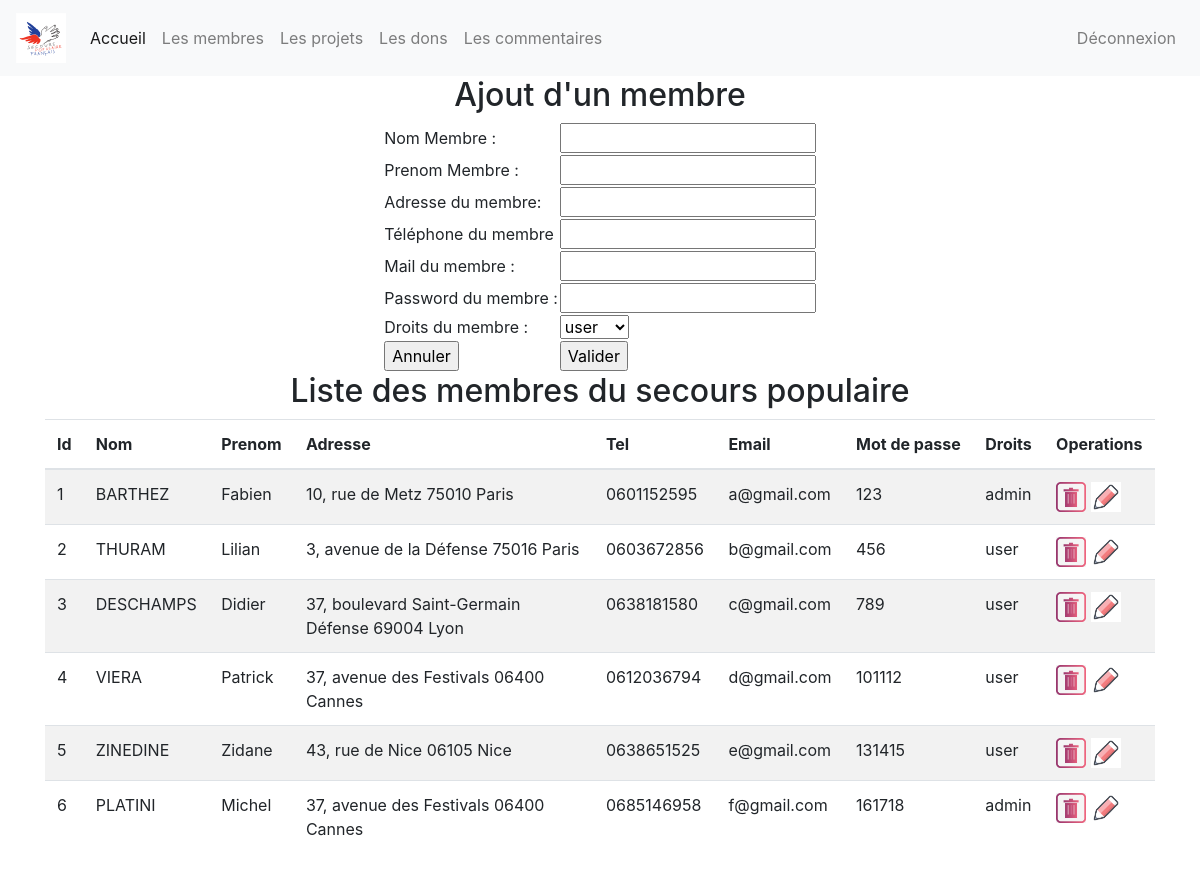
The app's page /index.php?page=1 (signed in) with its own data.
### tables this page shows
create table membre (
	idmembre int(3) not null auto_increment, 
	nom varchar(50),
	prenom varchar(50),
	adresse varchar(50),
	tel varchar(20),
	email varchar(100), 
	mdp varchar(255),
	droits enum("admin", "user"),
	primary key(idmembre)
);

### controleur/controleur.class.php (called while the page is built, shortened)
<?php
	require_once ("modele/modele.class.php");
	class Controleur {
		private $unModele ;
		public function   __construct ($serveur, $bdd, $user, $mdp){
			$this->unModele = new Modele ($serveur, $bdd, $user, $mdp);
		}
		public function setTable ($uneTable)
		{
			$this->unModele->setTable($uneTable);
		}
		public function selectAll ($tab)
		{
			$lesResultats = $this->unModele->selectAll($tab);
			return $lesResultats;
		}
	}
?>

### modele/modele.class.php (called while the page is built, shortened)
<?php
	class Modele {
		private $unPdo , $uneTable;
		public function   __construct ($serveur, $bdd, $user, $mdp)
		{
			$this->unPdo =null;
			try{
		$this->unPdo = new PDO ("mysql:host=".$serveur.";dbname=".$bdd, $user, $mdp);
			}
			catch (PDOException $exp){
				echo "Erreur de connexion au serveur : ".$serveur."/".$bdd ;
			}
		}
		public function setTable ($uneTable)
		{
			$this->uneTable = $uneTable;
		}
		public function selectAll ($tab) {
			if ($this->unPdo != null){
				$chaine = implode(", ", $tab);
				$requete = "select ".$chaine." from " .$this->uneTable. " ; ";
				$select = $this->unPdo->prepare ($requete);
				$select->execute ();
				return $select->fetchAll();
			} else {
				return null;
			}
		}
	}
?>

### vue/vue_membre.php (the view)
<div class='container'>
	<h2> Liste des membres du secours populaire </h2>
	<table class="table table-striped">
		<thead>
			<tr >
				<th> Id </th>
				<th> Nom </th> <th> Prenom</th>
				<th> Adresse</th> <th> Tel</th>
				<th> Email </th> <th> Mot de passe </th> <th> Droits </th>
				<th>Operations</th>
			</tr>
		</thead>
		<tbody>
			<?php
			foreach ($lesMembres as $unMembre) {
				echo "<tr>
						<td>".$unMembre['idmembre']." </td>
						<td>".$unMembre['nom']." </td>
						<td>".$unMembre['prenom']." </td>
						<td width='300'>".$unMembre['adresse']." </td>
						<td>".$unMembre['tel']." </td>
						<td>".$unMembre['email']." </td>
						<td>".$unMembre['mdp']." </td>
						<td>".$unMembre['droits']."</td>
						<td>
							<a href='index.php?page=1&action=sup&idmembre=".$unMembre['idmembre']."'>
							<img src ='images/sup.jpg' height='30' witdh='30'> </a>
							<a href='index.php?page=1&action=edit&idmembre=".$unMembre['idmembre']."'>
							<img src ='images/edit.png' height='30' witdh='30'> </a>
							</td>
					</tr>";
			}
			?>
		</tbody>
	</table>
</div>

### index.php (shortened to what this page needs)
<?php
	require_once ("controleur/controleur.class.php");
	require_once ("conf/config.ini");
	$unControleur = new Controleur($serveur, $bdd, $user, $mdp);
?>
<!DOCTYPE html>
<html lang="fr">
<head>
        <link rel="stylesheet" href="https://stackpath.bootstrapcdn.com/bootstrap/4.1.3/css/bootstrap.min.css">
</head>
<body>
    <center>
        <?php
            if (isset($_SESSION['droits']))
            {
                    echo "<nav class='navbar navbar-expand-md navbar-light bg-light'>
                    <a href='index.php?page=0' class='navbar-brand'><img src='images/secours-logo.png' width=50px/></a>
                    <button type='button' class='navbar-toggler' data-toggle='collapse' data-target='#navbarCollapse'>
                        <span class='navbar-toggler-icon'></span>
                    </button>
                    <div class='collapse navbar-collapse' id='navbarCollapse'>
                        <div class='navbar-nav'>
                            <a href='index.php?page=0' class='nav-item nav-link active'>Accueil</a>";
                            if ($_SESSION['droits'] =="admin")
                            {
                                echo'
                                <a href="index.php?page=1" class="nav-item nav-link">Les membres</a>
                                ';
                            }
                            echo "
                            <a href='index.php?page=2' class='nav-item nav-link'>Les projets</a>
                            <a href='index.php?page=3' class='nav-item nav-link'>Les dons</a>
                            <a href='index.php?page=4' class='nav-item nav-link'>Les commentaires</a>
                        </div>
                        <div class='navbar-nav ml-auto'>
                            <a href='index.php?page=5' class='nav-item nav-link'>Déconnexion</a>
                        </div>
                    </div>
                </nav>";
                if(isset($_GET['page'])) $page = $_GET['page'];
                    else  $page = 0;
                switch ($page)
                {
                    case 1:
                        require_once("gestion_membre.php");
                        break;
                    }
            }
     ?>
    </center>
</body>
</html>

### gestion_membre.php (shortened to what this page needs)
<?php
	if ( ! isset($_SESSION['email']))
	{
		echo "ERREUR 404, page non identifiée ";
	}else if (isset($_SESSION['droits']) && $_SESSION['droits'] =="admin")
	{
            $unControleur->setTable ("membre");
            $leMembre = null;
            require_once("vue/vue_insert_membre.php");
            $tab=array("*");
            $lesMembres = $unControleur->selectAll ($tab);
            require_once("vue/vue_membre.php");
    }
?>

### vue/vue_insert_membre.php (shortened to what this page needs)
<h2> Ajout d'un membre </h2>
<form method ="post" action ="">
	<table>
		<tr>
			<td> Nom Membre : </td>
			<td> <input type="text" name="nom" value ="<?php echo ($leMembre!=null) ? $leMembre['nom']:""; ?>" ></td>
		</tr>
        <tr>
			<td> Prenom Membre : </td>
			<td> <input type="text" name="prenom" value ="<?php echo ($leMembre!=null) ? $leMembre['prenom']:""; ?>" ></td>
		</tr>
		<tr>
			<td>Adresse du membre: </td>
			<td> <input type="text" name="adresse" value ="<?php echo ($leMembre!=null) ? $leMembre['adresse']:""; ?>">  </td>
		</tr>
		<tr>
			<td> Téléphone du membre </td>
			<td> <input type="text" name="tel"  value ="<?php echo ($leMembre!=null) ? $leMembre['tel']:""; ?>">  </td>
		</tr>
		<tr>
			<td> Mail du membre :</td>
			<td> <input type="text" name="email"  value ="<?php echo ($leMembre!=null) ? $leMembre['email']:""; ?>">  </td>
		</tr>
        <tr>
			<td> Password du membre :</td>
			<td> <input type="password" name="mdp"  value ="<?php echo ($leMembre!=null) ? $leMembre['mdp']:""; ?>">  </td>
		</tr>
        <tr>
			<td> Droits du membre :</td>
			<td>
				<select name='droits'>
					<option value = "user">user</option>
				</select>
			</td>
		</tr>
		<td>  <input type="reset" name="annnuler" value ="Annuler"></td>
		<td> <input type="submit"
			<?php echo ($leMembre!=null) ? " name='modifier' value='Modifier' " : " name='valider' value='Valider' "; ?>
			>
	</table>
</form>

### records on screen
membre: idmembre "1", nom "BARTHEZ", prenom "Fabien", adresse "10, rue de Metz 75010 Paris", tel "0601152595", email "a@gmail.com", mdp "123", droits "admin"
membre: idmembre "2", nom "THURAM", prenom "Lilian", adresse "3, avenue de la Défense 75016 Paris", tel "0603672856", email "b@gmail.com", mdp "456", droits "user"
membre: idmembre "3", nom "DESCHAMPS", prenom "Didier", adresse "37, boulevard Saint-Germain Défense 69004 Lyon", tel "0638181580", email "c@gmail.com", mdp "789", droits "user"
membre: idmembre "4", nom "VIERA", prenom "Patrick", adresse "37, avenue des Festivals 06400 Cannes", tel "0612036794", email "d@gmail.com", mdp "101112", droits "user"
membre: idmembre "5", nom "ZINEDINE", prenom "Zidane", adresse "43, rue de Nice 06105 Nice", tel "0638651525", email "e@gmail.com", mdp "131415", droits "user"
membre: idmembre "6", nom "PLATINI", prenom "Michel", adresse "37, avenue des Festivals 06400 Cannes", tel "0685146958", email "f@gmail.com", mdp "161718", droits "admin"
